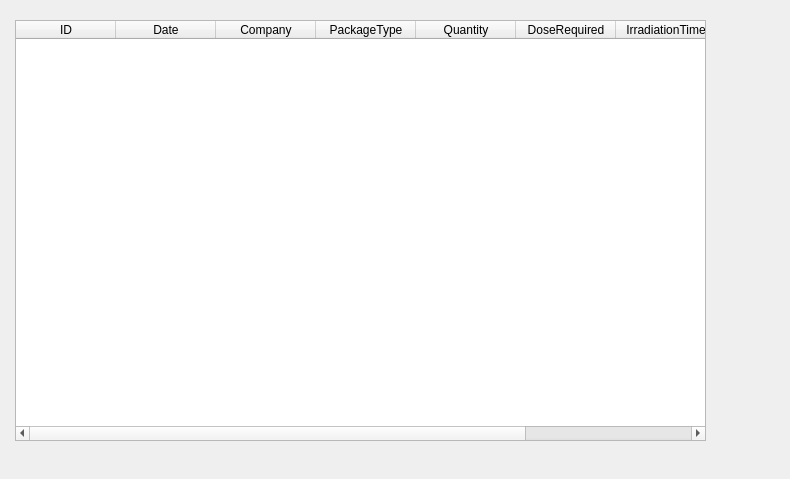
<?xml version="1.0" encoding="UTF-8"?>
<ui version="4.0">
 <class>HistoryPackage</class>
 <widget class="QDialog" name="HistoryPackage">
  <property name="geometry">
   <rect>
    <x>0</x>
    <y>0</y>
    <width>790</width>
    <height>479</height>
   </rect>
  </property>
  <property name="windowTitle">
   <string>Dialog</string>
  </property>
  <widget class="QTableWidget" name="tableWidget">
   <property name="geometry">
    <rect>
     <x>15</x>
     <y>20</y>
     <width>691</width>
     <height>421</height>
    </rect>
   </property>
   <column>
    <property name="text">
     <string>ID</string>
    </property>
   </column>
   <column>
    <property name="text">
     <string>Date</string>
    </property>
   </column>
   <column>
    <property name="text">
     <string>Company</string>
    </property>
   </column>
   <column>
    <property name="text">
     <string>PackageType</string>
    </property>
   </column>
   <column>
    <property name="text">
     <string>Quantity</string>
    </property>
   </column>
   <column>
    <property name="text">
     <string>DoseRequired</string>
    </property>
   </column>
   <column>
    <property name="text">
     <string>IrradiationTime</string>
    </property>
   </column>
   <column>
    <property name="text">
     <string>Note</string>
    </property>
   </column>
  </widget>
 </widget>
 <resources/>
 <connections/>
</ui>
